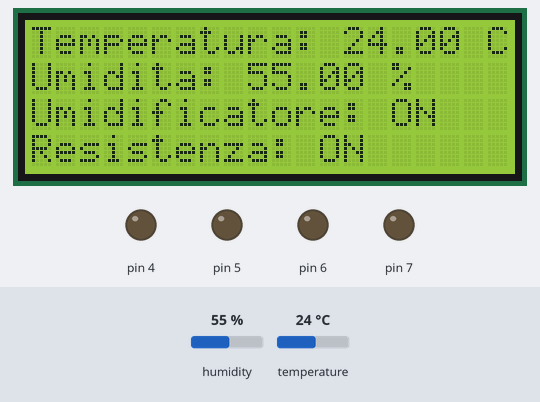
Bench run of a sketch on a simulated Arduino Uno, built with avr-gcc and run on an emulated ATmega328P. Shown: 20×4 character LCD, output pins drawn as LEDs (lit = HIGH). The test bench sets the inputs (shaded band); at power-on: humidity 55 %, temperature 24 °C. What the sketch prints to the serial monitor is not drawn.

Above: at 2.8 s.
2.9 s: humidity set to 78 %
At 5.4 s:
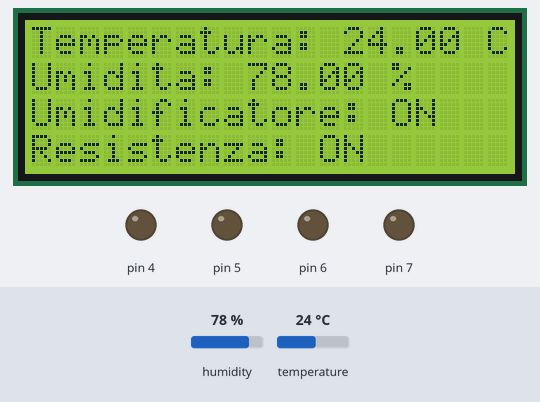
6.0 s: humidity set to 82 %
At 7.4 s:
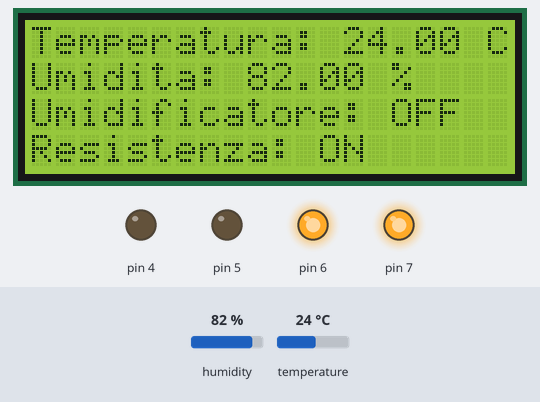
9.1 s: temperature set to 27 °C
At 11.3 s:
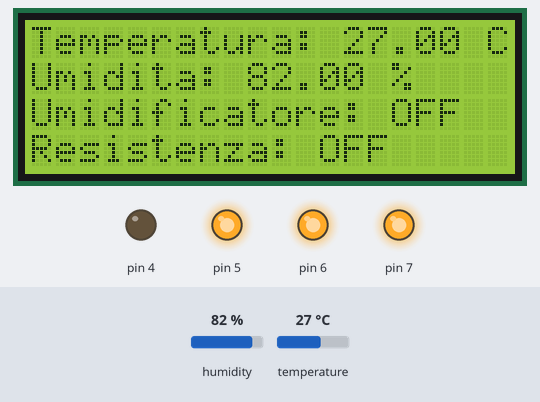
12.2 s: humidity set to 22 %
At 13.3 s:
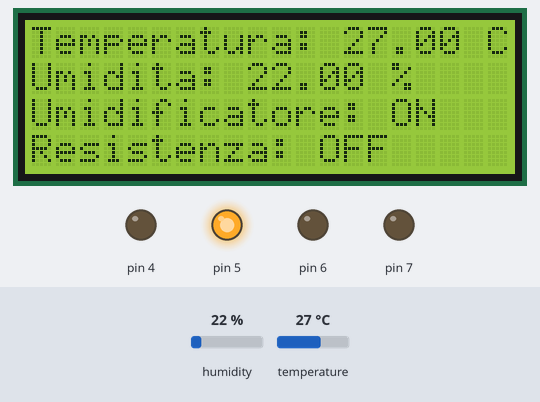
15.3 s: temperature set to 12 °C
At 18.4 s:
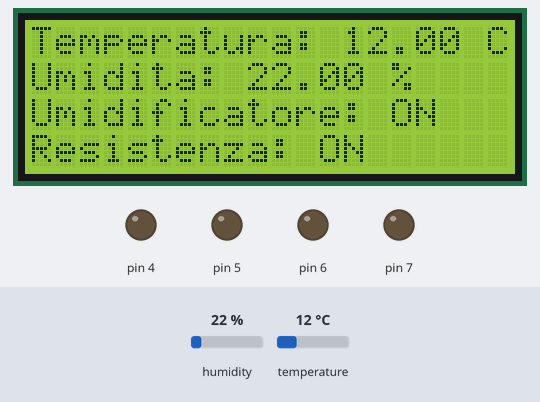
Timing chart, 0 to 19.5 s (numbered marks = the images above; inputs shaded):
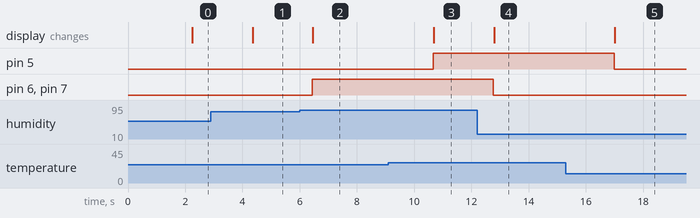

Measured:
- the behaviour switches between 79 and 80 % on humidity (found by bisection; images 1 and 2)
- the behaviour switches between 25 and 26 °C on temperature (found by bisection; images 2 and 3)
- after the input at 2.9 s, the display: changes after 1.5 s (image 1)
- after the input at 6.0 s, pin 6, pin 7: LOW → HIGH after 0.43 s; the display: changes after 0.46 s (image 2)
- after the input at 9.1 s, pin 5: LOW → HIGH after 1.6 s; the display: changes after 1.6 s (image 3)
- after the input at 12.2 s, pin 6, pin 7: HIGH → LOW after 0.56 s; the display: changes after 0.60 s (image 4)
- after the input at 15.3 s, pin 5: HIGH → LOW after 1.7 s; the display: changes after 1.7 s (image 5)

The sketch:

GrowBox.ino
```cpp
/*

AUTOMATED GROW BOX FOR MUSHROOMS project

@author: Keivan Amini, github: https://github.com/keivan-amini
@last review: 27-04-2022
@place: Ferrara, Italy

*/

//**************************************************


#include "DHT.h" // library for the humidity-temperature sensor
#include <LiquidCrystal_I2C.h> // library for the LCD Display
LiquidCrystal_I2C lcd(0x27,20,4);  // set the LCD address to 0x27 for a 16 chars and 2 line display


const float minimum_humidity = 80.00; // (%)
const float minimum_temp = 26; // (°C)


#define DHTPIN 10  // Digital pin connected to the DHT sensor
#define DHTTYPE DHT11
DHT dht(DHTPIN, DHTTYPE);

unsigned long myTime; // for the time management
extern volatile unsigned long timer0_millis;


// ************************************************


void setup() {
  Serial.begin(9600);
  Serial.println(F("Let's start!"));

  pinMode(4, OUTPUT);
  pinMode(5, OUTPUT);
  pinMode(6, OUTPUT);
  pinMode(7, OUTPUT);

  dht.begin();

    lcd.init();
  // Print a message to the LCD.
  lcd.backlight();
  lcd.clear();
  lcd.setCursor(0,0);
  lcd.print("GROW BOX - PoliPolo");
  lcd.setCursor(0,1);
  lcd.print("PLAM and Phylor for");
   lcd.setCursor(0,2);
  lcd.print("LabAperto Ferrara");
   lcd.setCursor(0,3);
  lcd.print("PopUp 29 APR 2022");

}


// ***************************************************


void loop() {
  // Wait a few seconds between measurements
  delay(2000);

  float humidity = dht.readHumidity();
  float temp = dht.readTemperature();
  float f = dht.readTemperature(true);

  // Check if any reads failed and exit early (to try again).
  if (isnan(humidity) || isnan(temp) || isnan(f)) {
    Serial.println(F("Failed to read from DHT sensor!"));
    return;
  }

  // Compute heat index in Fahrenheit (the default)
  float hif = dht.computeHeatIndex(f, humidity);
  // Compute heat index in Celsius (isFahreheit = false)
  float hic = dht.computeHeatIndex(temp, humidity, false);

  Serial.print(F("Humidity: "));
  Serial.print(humidity);
  Serial.print(F("%  Temperature: "));
  Serial.print(temp);
  Serial.print(F("°C "));
  Serial.print(f);
  Serial.print(F("°F  Heat index: "));
  Serial.print(hic);
  Serial.print(F("°C "));
  Serial.print(hif);
  Serial.println(F("°F"));

// Print measured temperature and humidity on the LCD Display

  lcd.clear();
  lcd.setCursor(0,0);
  lcd.print("Temperatura:");
  lcd.setCursor(13,0);
  lcd.print(temp);
  lcd.setCursor(19,0);
  lcd.print("C");
  lcd.setCursor(0,1);
  lcd.print("Umidita:");
  lcd.setCursor(9,1);
  lcd.print(humidity);
  lcd.setCursor(15,1);
  lcd.print("%");


// Set the lights ON for 12 hours, then turn them off
 Serial.print("Time: ");
 myTime = millis();

  Serial.println(myTime); // prints time since program started

  digitalWrite(4, LOW);

   if (myTime > 43200000) {
    digitalWrite(4, HIGH);
   }

// when 24h passed, impose the end of the loop
   if (myTime > 86400000) {
    noInterrupts ();
    timer0_millis = 0;
    interrupts ();
   }


// setting the atomizer and the fan ON if the humidity is under the minimum humidity
 if (humidity < minimum_humidity ) {
   digitalWrite(6, LOW);
   digitalWrite(7,LOW);
   lcd.setCursor(0,2);
  lcd.print("Umidificatore: ON");

}
 else {
  digitalWrite(6, HIGH);
  digitalWrite(7, HIGH);
  lcd.setCursor(0,2);
  lcd.print("Umidificatore: OFF");
 }


// setting the hot resistance ON if the temperature is under the minimum temperature
if (temp < minimum_temp ) {
   digitalWrite(5, LOW);
     lcd.setCursor(0,3);
  lcd.print("Resistenza: ON");

}
 else {
  digitalWrite(5, HIGH);
    lcd.setCursor(0,3);
  lcd.print("Resistenza: OFF");
 }

 }
```
